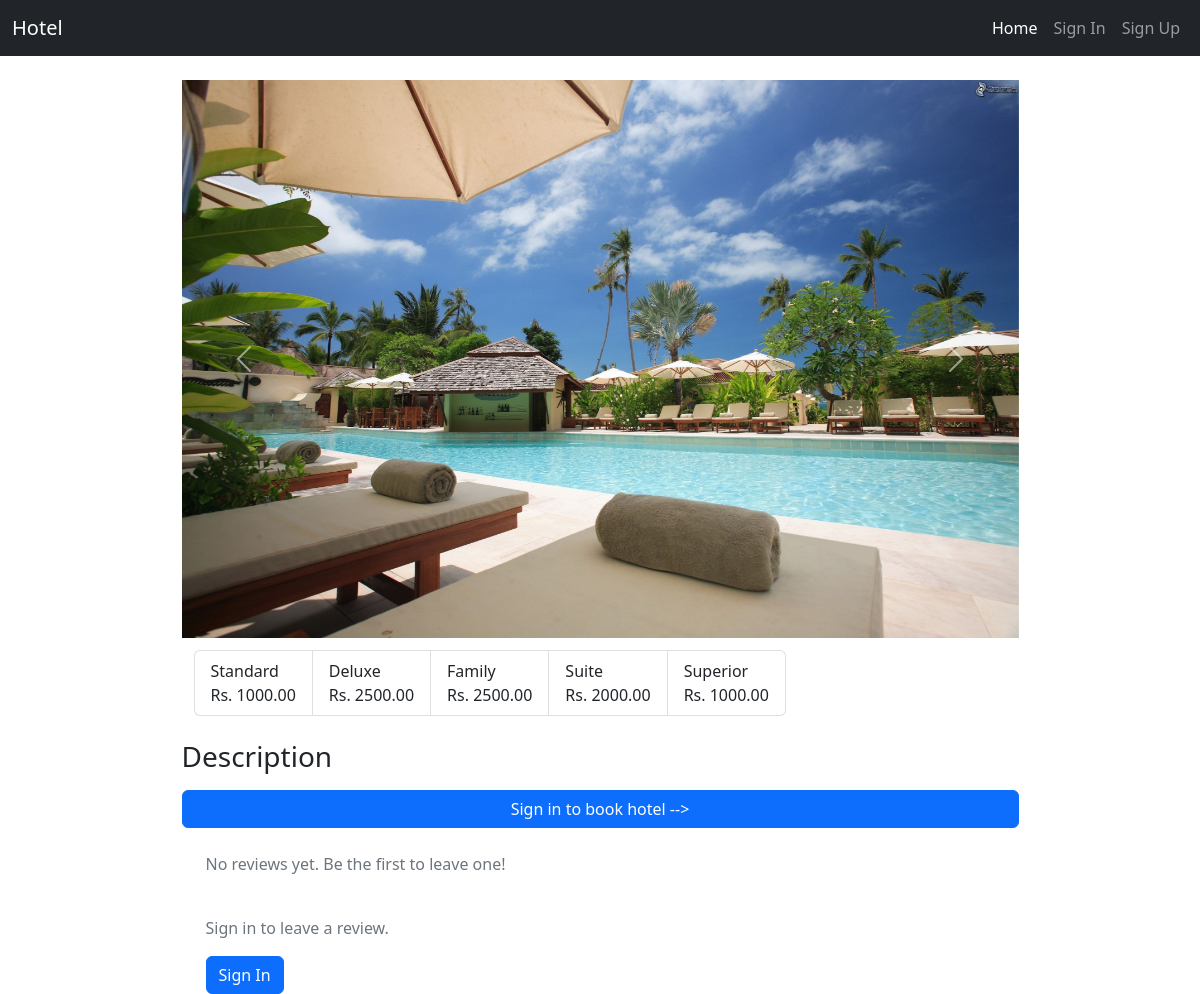
The app's page /hotel/4, older data.
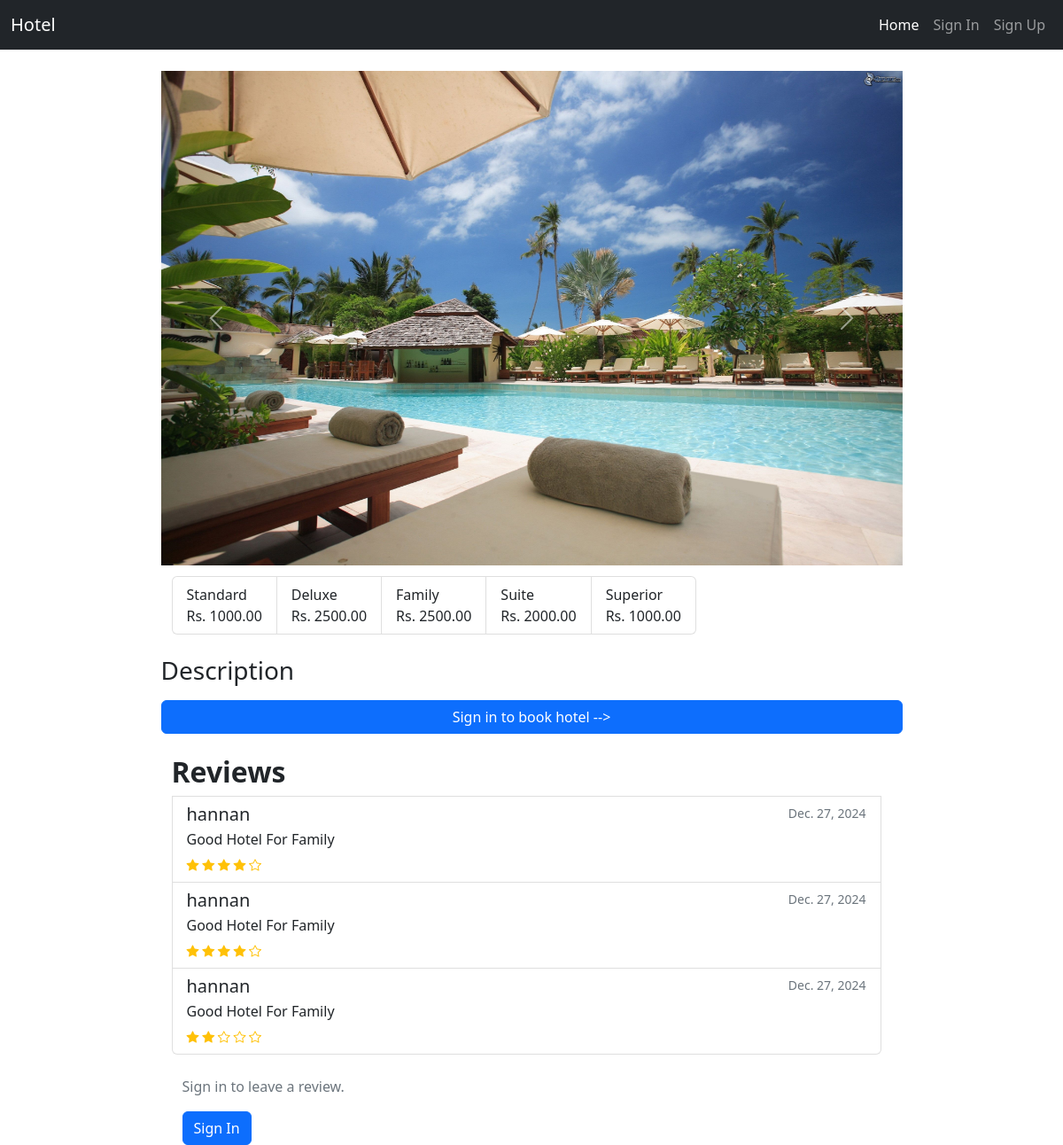
The same page, newer data.
### home/models.py (models this page shows, shortened)
class HotelImages(models.Model):
    hotel= models.ForeignKey(Hotel ,related_name="images", on_delete=models.CASCADE)
    images = models.ImageField(upload_to="hotels")

class Room(models.Model):
    class RoomType(models.TextChoices):
        STANDARD = 'Standard'
        SUPERIOR = 'Superior'
        DELUXE = 'Deluxe'
        SUITE = 'Suite'
        FAMILY = 'Family'
    hotel = models.ForeignKey(Hotel, on_delete=models.CASCADE, related_name='rooms')
    amenities = models.ManyToManyField(Amenity, related_name='room', blank=True)  # Many-to-many relation to Amenity
    room_number = models.IntegerField(default=0)
    is_Booked = models.BooleanField(default=False)
    room_type = models.CharField(max_length=100, choices=RoomType.choices)
    price_per_night = models.DecimalField(decimal_places=2, max_digits=10 ,  validators=[MinValueValidator(Decimal('0.01'))])

class Review(models.Model):
    customer = models.ForeignKey(Customer,on_delete=models.CASCADE , related_name='review')
    hotel   = models.ForeignKey(Hotel , on_delete=models.CASCADE , related_name='review')
    rating = models.PositiveSmallIntegerField(validators=[MinValueValidator(1),MaxValueValidator(5)])
    description = models.TextField(blank=True , null=True)
    date = models.DateField()

class Customer(models.Model):
    user = models.OneToOneField(User, on_delete=models.CASCADE, related_name='customer_profile')
    phone = models.CharField(max_length=20, blank=False, null=False,unique=True)
    address = models.CharField(max_length=255, blank=False, null=False)
    is_blacklisted = models.BooleanField(default=False)

### home/views.py (the view, shortened to what this page needs)
# urls.py: path('hotel/<id>',get_hotel,name='get_hotel'),
def get_hotel(request, id):
    hotel = get_object_or_404(Hotel, id=id)
    reviews = hotel.review.all()
    context = {'hotel': hotel}
    context['date'] = datetime.today().strftime('%Y-%m-%d')
    return render(request, 'home/hotel.html', context)

### home/templatetags/coustom_tags.py (called while the page is built)
@register.filter
def unique_room_types_with_prices(rooms):
    unique_rooms = {}
    for room in rooms:
        if room.room_type not in unique_rooms:
            unique_rooms[room.room_type] = room.price_per_night
    return list(unique_rooms.items())

### templates/home/hotel.html (shortened to what this page needs)
{% extends 'home/base.html' %}
{% load coustom_tags %}
{% block body %}
<div class=" container mt-4 ">
    <div id="carouselExampleControls" class="carousel slide w-75 m-auto" data-bs-ride="carousel">
        <div class="carousel-inner">
            {% for i in hotel.images.all %}
            <div class="carousel-item active">
                <img src="/media/{{i.images}}" class="d-block w-100" alt="...">
            </div>
            {% endfor %}
        </div>
        <button class="carousel-control-prev" type="button" data-bs-target="#carouselExampleControls"
            data-bs-slide="prev">
            <span class="carousel-control-prev-icon" ></span>
        </button>
        <button class="carousel-control-next type="button" data-bs-target="#carouselExampleControls"
            data-bs-slide="next">
            <span class="carousel-control-next-icon" aria-hidden="true"></span>
        </button>
    </div>
    <div class="container w-75 m-auto">
        <ul class="list-group list-group-horizontal">
            {% for room_type, price in hotel.rooms.all|unique_room_types_with_prices %}
            <li class="list-group-item mt-1 mr-1">
                {{ room_type|title }} <br> Rs. {{ price }}
            </li>
            {% endfor %}
        </ul>
    </div>
    <div class="mt-4 mb-4  w-75 m-auto">
        <div class="mt-4">
            <h3>Description</h3>
            {% if request.user.is_authenticated %}
            <div class="card">
                <div class="card-body">
                    <form method='POST'>
                        {% csrf_token %}
                        <label for="rtype" class="mt-3">
                            Package Type
                        </label>
                        <select name="roomType" class="form-control mt-1" id="roomType">
                            <option value="Deluxe" {% if room_type == 'Deluxe' %}selected{% endif %}>Deluxe</option>
                            <option value="Suite" {% if room_type == 'Suite' %}selected{% endif %}>Suite</option>
                            <option value="Family" {% if room_type == 'Family' %}selected{% endif %}>Family</option>
                            <option value="Executive" {% if room_type == 'Executive' %}selected{% endif %}>Standard</option>
                            <option value="Premium" {% if room_type == 'Premium' %}selected{% endif %}>Superior</option>
                        </select>
                        <label for="startDate" class='mt-2'>
                            Check In
                        </label>
                        <input type="date" name="startDate" class="form-control mt-1" id="startDate" name="startDate" min={{date}}
                        {% if startdate %}
                        value="{{startdate}}"
                        {% endif %}
                        >
                        <label for="endDate" class="mt-2">
                            Check Out
                        </label>
                        <input type="date" name="endDate" class="form-control mt-1" id="endDate" name="endDate" min={{date}}
                        {% if enddate %}
                        value="{{enddate}}"
                        {% endif %}
                        >
                        <div class='d-grid'>
                            <button class="btn mt-3 btn-primary" type='submit'>
                                Book Now
                            </button>
                        </div>
                    </form>
                </div>
            </div>
            {% else %}
            <div class="d-grid ">
                <a class="btn btn-primary" href="{% url 'signin' %}" type="button">Sign in to book hotel --> </a>
              </div>
            {% endif %}
        </div>
    </div>
    <div class=" row container w-75 m-auto mt-4">
        {% if hotel.review.exists %}
        <div class="col-md list-group">
            <h2 class="fw-bold">Reviews</h2>
            {% for review in hotel.review.all %}
            <div class="list-group-item">
                <div class="d-flex justify-content-between">
                    <h5 class="mb-1">{{ review.customer.user.username }}</h5>
                    <small class="text-muted">{{ review.date }}</small>
                </div>
                <p class="mb-1">{{ review.description }}</p>
                <small class="text-warning">
                    {% for i in "12345"|make_list %}
                        {% if i|add:0 <= review.rating %}
                            <i class="bi bi-star-fill"></i>
                        {% else %}
                            <i class="bi bi-star"></i>
                        {% endif %}
                    {% endfor %}
                </small>
            </div>
            {% endfor %}
        </div>
        {% else %}
        <p class="text-muted">No reviews yet. Be the first to leave one!</p>
        {% endif %}
         {% if request.user.is_authenticated %}
         <div class="col-md card mt-5">
             <div class="card-body">
                 <h5 class="card-title">Leave a Review</h5>
                 <form method="POST" action="{% url 'add_review' hotel.id %}">
                     {% csrf_token %}
                     <div class="mb-3">
                         <label for="rating" class="form-label">Rating</label>
                         <select name="rating" id="rating" class="form-control" required>
                             <option value="" disabled selected>Select Rating</option>
                             <option value="1">1 Star</option>
                             <option value="2">2 Stars</option>
                             <option value="3">3 Stars</option>
                             <option value="4">4 Stars</option>
                             <option value="5">5 Stars</option>
                         </select>
                     </div>
                     <div class="mb-3">
                         <label for="description" class="form-label">Review</label>
                         <textarea name="description" id="description" class="form-control" rows="3" placeholder="Write your review..." required></textarea>
                     </div>
                     <div class="d-grid">
                         <button type="submit" class="btn btn-primary">Submit Review</button>
                     </div>
                 </form>
             </div>
         </div>
         {% else %}
         <div class="mt-4">
             <p class="text-muted">Sign in to leave a review.</p>
             <a href="{% url 'signin' %}" class="btn btn-primary">Sign In</a>
         </div>
         {% endif %}
    </div>
</div>
{% endblock body %}

### templates/home/base.html (shortened to what this page needs)
<!DOCTYPE html>
<html lang="en">
  <head>
    <link
      href="https://cdn.jsdelivr.net/npm/bootstrap@5.2.3/dist/css/bootstrap.min.css"
      rel="stylesheet"
    />
    <link href="https://cdn.jsdelivr.net/npm/bootstrap-icons/font/bootstrap-icons.css" rel="stylesheet">
  </head>
  <body>
    <header>
      <nav class="navbar navbar-expand-lg bg-dark navbar-dark">
        <div class="container-fluid">
          <a class="navbar-brand" href="{% url 'index' %}"> Hotel </a>
          <div class="collapse navbar-collapse" id="navbarSupportedContent">
            <ul class="navbar-nav ms-auto">
              <li class="nav-item">
                <a class="nav-link active" href="{% url 'index' %}"> Home </a>
              </li>
              {% if request.user.is_authenticated %}
              <li class="nav-item">
                <span class="nav-link">Hello, {{ user.username }}</span>
              </li>
              <li class="nav-item">
                <a class="nav-link" href="{% url 'my_bookings' %}">Bookings</a>
              </li>
              <li class="nav-item">
                <a class="nav-link" href="{% url 'signout' %}">Sign Out</a>
              </li>
              {% else %}
              <li class="nav-item">
                <a class="nav-link" href="{% url 'signin' %}">Sign In</a>
              </li>
              <li class="nav-item">
                <a class="nav-link" href="{% url 'signup' %}">Sign Up</a>
              </li>
              {% endif %}
            </ul>
          </div>
        </div>
      </nav>
    </header>
    {% block body %}{% endblock body %}
  </body>
</html>

### templates/home/hotel.html (style rules this page uses)
.list-group { list-style-type: disc !important; }

Row changes from the older to the newer data that the page shows:
added Review: customer.user.username "hannan", date "Dec. 27, 2024", description "Good Hotel For Family", rating 4 (drawn)
added Review: customer.user.username "hannan", date "Dec. 27, 2024", description "Good Hotel For Family", rating 4 (drawn)
added Review: customer.user.username "hannan", date "Dec. 27, 2024", description "Good Hotel For Family", rating 2 (drawn)
Text that changed along with them:
text no longer shown: "No reviews yet. Be the first to leave one!"
text now shown: "Reviews"
